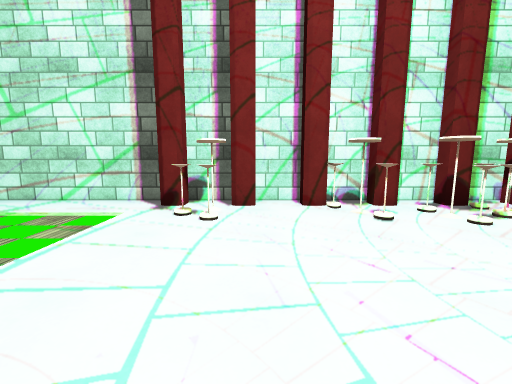
[1] (above)

12 first-person views from a walk through a scene from a Unity 3-D project. The camera is 1.3 m above the floor, tilts 8° down and sees 90° across. The floor is counted in squares, 1 m on a side. Each view is taken from the middle of a square. On the plan, view 1 faces up. The plan holds only what a view shows up to about 13 squares ahead; the rest is blank. The player character is not drawn. Some surface patterns are stand-ins.

[2]
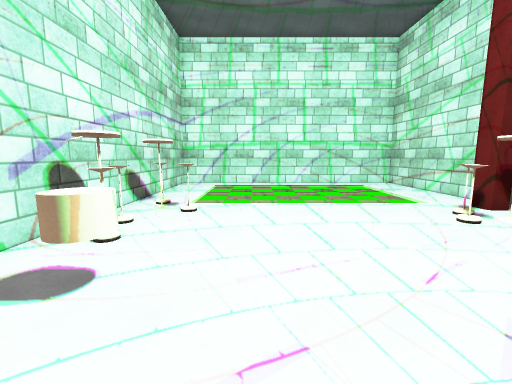

[3]
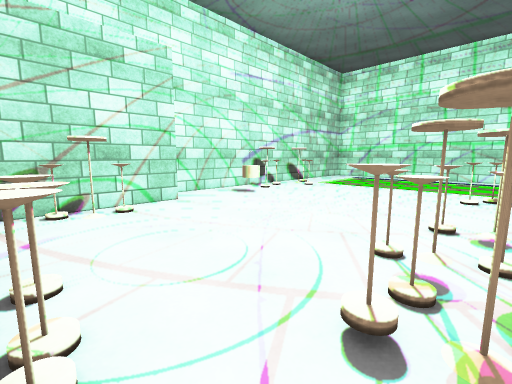

[4]
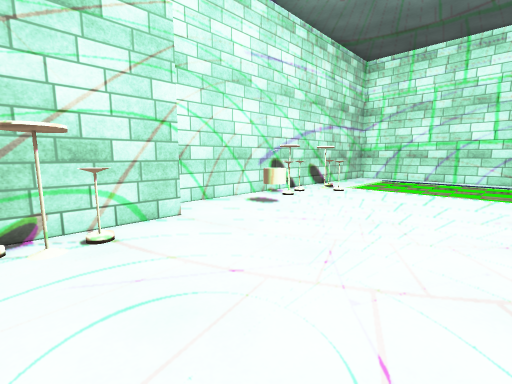

[5]
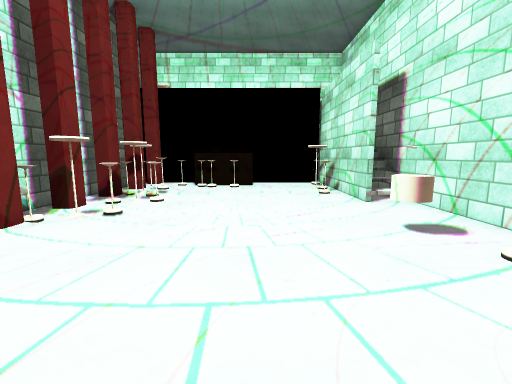

[6]
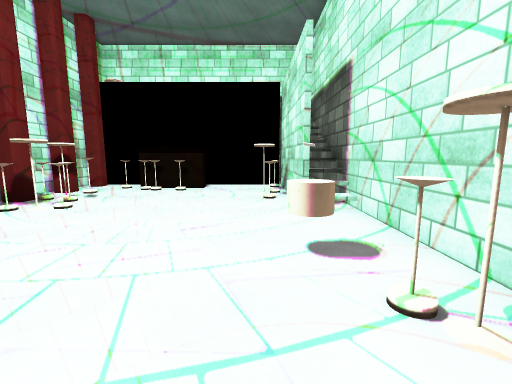

[7]
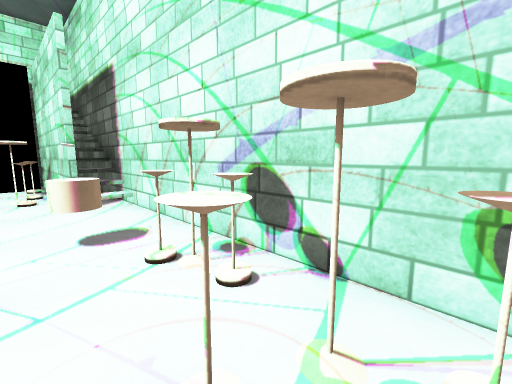

[8]
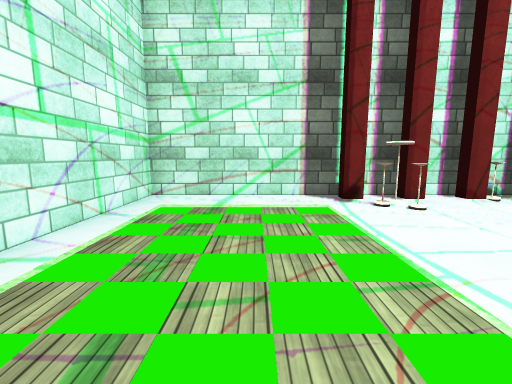

[9]
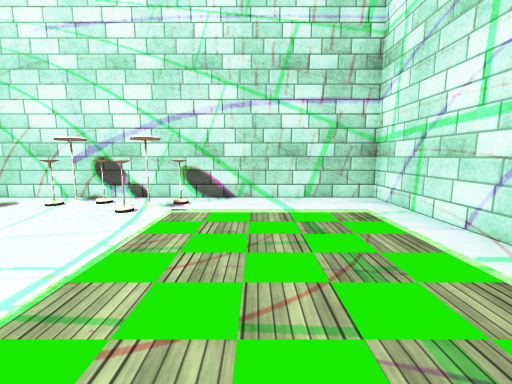

[10]
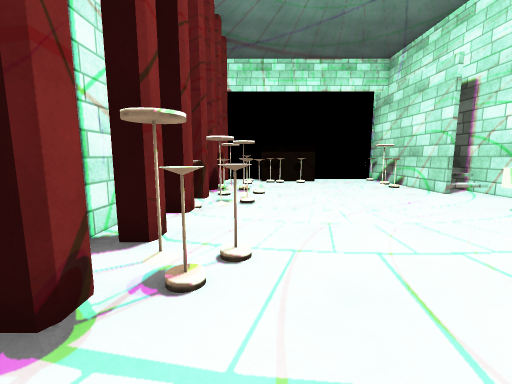

[11]
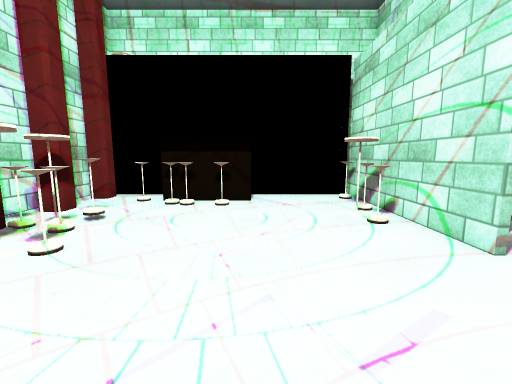

[12]
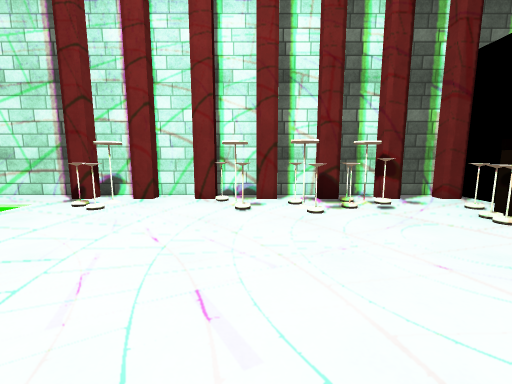

### Floor plan
Key: @ floor where view 1 was taken; # wall or solid block; . main floor; : floor 3 m higher than the main floor; / step, stairs or slope; O other object.
Columns run from 9 left of view 1 to 11 right of it. Each row starts with its distance up from view 1.
  8 ########  ###   ####
  7 #......####O#####.##
  6 #......OO..OOOOO...#
  5 #.......O...OO.O..O
  4 #................OO
  3 #................OO
  2 #.................O
  1 #..................
  0 #........@.....OO..#
 -1 #......O.OOO./##O#O##
 -2 #.....OOOO...//////:#
 -3 #####################

Where each view was taken, in squares from view 1:
view 1: 0 up, 0 right, facing up
view 2: 1 up, 4 right, facing left
view 3: 6 up, 8 right, facing down-left
view 4: 4 up, 7 right, facing down-left
view 5: 2 up, 3 left, facing right
view 6: 0 up, 2 left, facing right
view 7: 0 up, 3 left, facing down-right
view 8: 1 down, 5 left, facing up
view 9: 5 up, 5 left, facing down
view 10: 5 up, 4 left, facing right
view 11: 2 up, 1 right, facing right
view 12: 1 down, 3 right, facing up
